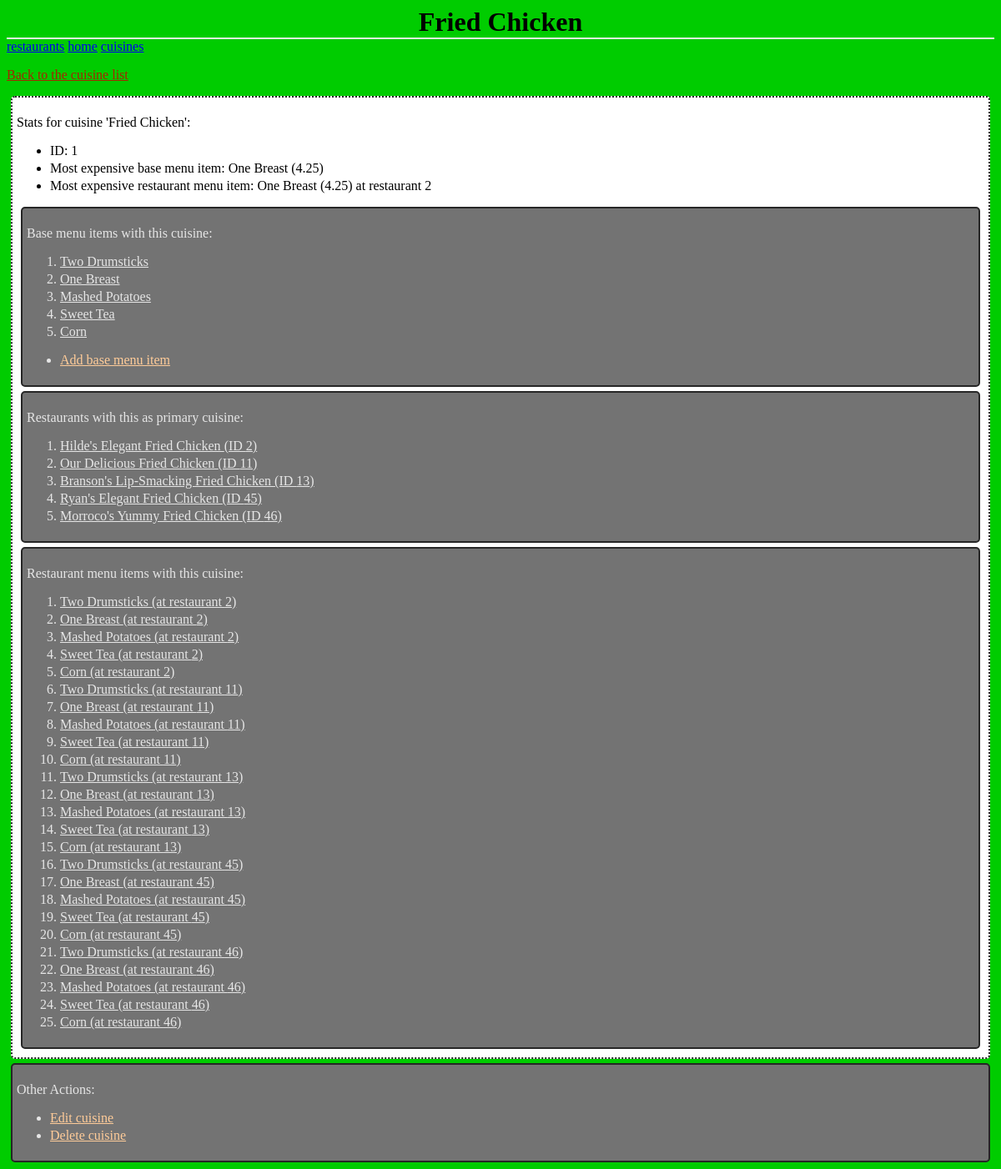
The page /cuisines/1/ on the database its author committed.
### database_setup.py (models this page shows, shortened)
class Cuisine(Base):
	__tablename__ = 'cuisine'
	id = Column(Integer, primary_key=True)
	name = Column(String(80), nullable=False, unique=True)

class BaseMenuItem(Base):
	__tablename__ = 'base_menu_item'
	name = Column(String(80), nullable=False, unique=True)
	id = Column(Integer, primary_key=True)
	description = Column(String(250), nullable=False)
	price = Column(Float, nullable=False)
	picture = Column(LargeBinary, nullable=False)
	cuisine_id = Column(Integer, ForeignKey('cuisine.id'))
	menuSection_id = Column(Integer, ForeignKey('menu_section.id'))
	cuisine = relationship(Cuisine)
	menuSection = relationship(MenuSection)
	CheckConstraint('price >= 0')

class RestaurantMenuItem(Base):
	__tablename__ = 'restaurant_menu_item'
	name = Column(String(80), nullable=False)
	id = Column(Integer, primary_key=True)
	description = Column(String(250), nullable=False)
	price = Column(Float, nullable=False)
	picture = Column(LargeBinary, nullable=False)
	restaurant_id = Column(Integer, ForeignKey('restaurant.id'))
	baseMenuItem_id = Column(Integer, ForeignKey('base_menu_item.id'))
	menuSection_id = Column(Integer, ForeignKey('menu_section.id'))
	restaurant = relationship(Restaurant)
	baseMenuItem = relationship(BaseMenuItem)
	menuSection = relationship(MenuSection)
	CheckConstraint('price >= 0')

class Restaurant(Base):
	__tablename__ = 'restaurant'
	id = Column(Integer, primary_key=True)
	name = Column(String(250), nullable=False)
	cuisine_id = Column(Integer, ForeignKey('cuisine.id'))
	user_id = Column(Integer, ForeignKey('user.id'))
	picture = Column(LargeBinary, nullable=False)
	cuisine = relationship(Cuisine)
	user = relationship(User)

### project.py (the view)
@app.route('/cuisines/<int:cuisine_id>/')
def cuisine(cuisine_id):
        cuisine = RestaurantManager.getCuisine(cuisine_id=cuisine_id)
        restaurants = RestaurantManager.getRestaurants(cuisine_id=cuisine_id)
        baseMenuItems = RestaurantManager.\
                        getBaseMenuItems(cuisine_id=cuisine_id)
        restaurantMenuItems = RestaurantManager.\
                              getRestaurantMenuItems(cuisine_id=cuisine_id)
        if len(baseMenuItems) > 0:
            mostExpensiveBaseMenuItem = baseMenuItems[0]
            for item in baseMenuItems:
                if item.price > mostExpensiveBaseMenuItem.price:
                    mostExpensiveBaseMenuItem = item
            mostExpensiveBaseMenuItem.price = Decimal(mostExpensiveBaseMenuItem.price).quantize(Decimal('0.01'))
        else:
            mostExpensiveBaseMenuItem = RestaurantManager.getBaseMenuItem(-1)
            mostExpensiveBaseMenuItem.name = "N/A"
            mostExpensiveBaseMenuItem.price = "N/A"
        if len(restaurantMenuItems) > 0:
            mostExpensiveRestaurantMenuItem = restaurantMenuItems[0]
            for item in restaurantMenuItems:
                if item.price > mostExpensiveRestaurantMenuItem.price:
                    mostExpensiveRestaurantMenuItem = item
            mostExpensiveRestaurantMenuItem.price = Decimal(mostExpensiveRestaurantMenuItem.price).quantize(Decimal('0.01'))
        else:
            mostExpensiveRestaurantMenuItem = RestaurantManager.getBaseMenuItem(-1)
            mostExpensiveRestaurantMenuItem.name = "N/A"
            mostExpensiveRestaurantMenuItem.price = "N/A"
        return render_template("Cuisine.html",
                               cuisine=cuisine,
                               mostExpensiveBaseMenuItem=mostExpensiveBaseMenuItem,
                               mostExpensiveRestaurantMenuItem=mostExpensiveRestaurantMenuItem,
                               restaurants=restaurants,
                               baseMenuItems=baseMenuItems,
                               restaurantMenuItems=restaurantMenuItems)

### RestaurantManager.py (called while the page is built)
def getRestaurantDBSession():
    engine = create_engine('sqlite:///restaurants.db')
    Base.metadata.bind = engine
    DBSession = sessionmaker(bind=engine)
    session = DBSession()
    return session

def getRestaurants(cuisine_id=None):
    session = getRestaurantDBSession()
    if cuisine_id is not None:
        restaurants = session.query(Restaurant).\
                      filter_by(cuisine_id=cuisine_id).all()
    else:
        restaurants = session.query(Restaurant).\
                      order_by(Restaurant.id).all()
    session.close()
    return restaurants

def getBaseMenuItems(cuisine_id=None):
    session = getRestaurantDBSession()
    if cuisine_id is not None:
        baseMenuItems = session.query(BaseMenuItem).\
                        filter_by(cuisine_id=cuisine_id).all()
    else:
        baseMenuItems = session.query(BaseMenuItem).\
                        order_by(BaseMenuItem.id).all()
    session.close()
    return baseMenuItems

def getCuisine(cuisine_id=None, name=None):
    session = getRestaurantDBSession()
    if cuisine_id is not None:
        cuisine  = session.query(Cuisine).filter_by(id=cuisine_id).first()
    elif name is not None:
        cuisine = session.query(Cuisine).filter_by(name=name).first()
    session.close()
    return cuisine

### templates/Cuisine.html (shortened to what this page needs)
<html>
<head>
	<link rel=stylesheet type=text/css href="{{url_for('static',
											           filename='Cuisines.css')}}">
</head>
<body>
	<h1 class='header'>
		{{cuisine.name}}
	</h1>
	<div class='homeLinks'>
		<a href="{{url_for('restaurants')}}">restaurants</a>
		<a href="{{url_for('restaurantManagerIndex')}}">home</a>
		<a href="{{url_for('cuisines')}}">cuisines</a>
	</div>
	<p>
		<a class='backLink' href="{{url_for('cuisines')}}">
			Back to the cuisine list
		</a>
	</p>
	<div class='stats'>
		<p>Stats for cuisine '{{cuisine.name}}':</p>
		<ul>
			<li>ID: {{cuisine.id}}</li>
			<li>Most expensive base menu item: {{mostExpensiveBaseMenuItem.name}}
				({{mostExpensiveBaseMenuItem.price}})</li>
			<li>Most expensive restaurant menu item:
				{{mostExpensiveRestaurantMenuItem.name}}
				({{mostExpensiveRestaurantMenuItem.price}}) at
				restaurant {{mostExpensiveRestaurantMenuItem.restaurant_id}}</li>
		</ul>
		<div class='list'>
		<p>
			Base menu items with this cuisine:
		</p>
		<ol>
			{% for item in baseMenuItems %}
			<li>
			<a class='forwardLink' href="{{url_for('baseMenuItem',
							   cuisine_id=cuisine.id,
							   baseMenuItem_id=item.id)}}">
				{{item.name}}</a>
			</li>
			{% endfor %}
		</ol>
		<ul>
			<li><a class='actionLink' href="{{url_for('addBaseMenuItem',
							   	   cuisine_id=cuisine.id)}}">
				Add base menu item</a>
			</li>
		</ul>
		</div>
		<div class='list'>
		<p>
			Restaurants with this as primary cuisine:
		</p>
		<ol>
			{% for restaurant in restaurants %}
			<li>
			<a class='forwardLink' href="{{url_for('restaurant',
							   restaurant_id=restaurant.id)}}">
				{{restaurant.name}} (ID {{restaurant.id}})</a>
			</li>
			{% endfor %}
		</ol>
		</div>
		<div class='list'>
		<p>
			Restaurant menu items with this cuisine:
		</p>
		<ol>
			{% for item in restaurantMenuItems %}
			<li>
			<a class='forwardLink' href="{{url_for('restaurantMenuItem',
							   restaurant_id=item.restaurant_id,
							   restaurantMenuItem_id=item.id)}}">
				{{item.name}} (at restaurant {{item.restaurant_id}})</a>
			</li>
			{% endfor %}
		</ol>
		</div>
	</div>
	<div class='list'>
	<p>Other Actions:</p>
	<ul>
		<li><a class='actionLink' href="{{url_for('editCuisine',
							   cuisine_id=cuisine.id)}}">
			Edit cuisine</a>
		</li>
		<li><a class='actionLink' href="{{url_for('deleteCuisine',
							   cuisine_id=cuisine.id)}}">
			Delete cuisine</a>
		</li>
	</ul>
	</div>
</body>
</html>

### static/Cuisines.css (style rules this page uses)
body { font-family: serif; background-color: #00cc00 }
li { margin: 0 0 3px 0; }
.header { left: 50%; text-align: center; font-family: 'Georgia', serif; border-bottom: 2px solid #eee; margin: 0; }
.list { border: 2px solid; border-radius: 5px; padding: 5px; margin: 5px; border-color: #262626; background-color: #737373; color: #e6e6e6; }
.stats { border: 2px dotted; border-radius: 5px; padding: 5px; margin: 5px; border-color: #262626; background-color: #ffffff; color: #000000; }
.backLink { color: #a52600; }
.actionLink { color: #ffcc99; }
.forwardLink { color: #e6e6e6; }

### rows shown on the page
Cuisine: name "Fried Chicken", id "1"
BaseMenuItem: name "One Breast", price "4.25"
RestaurantMenuItem: name "One Breast", price "4.25", restaurant_id "2"
BaseMenuItem: name "Two Drumsticks"
BaseMenuItem: name "Mashed Potatoes"
BaseMenuItem: name "Sweet Tea"
BaseMenuItem: name "Corn"
Restaurant: name "Hilde's Elegant Fried Chicken", id "2"
Restaurant: name "Our Delicious Fried Chicken", id "11"
Restaurant: name "Branson's Lip-Smacking Fried Chicken", id "13"
Restaurant: name "Ryan's Elegant Fried Chicken", id "45"
Restaurant: name "Morroco's Yummy Fried Chicken", id "46"
RestaurantMenuItem: name "Two Drumsticks", restaurant_id "2"
RestaurantMenuItem: name "Mashed Potatoes", restaurant_id "2"
RestaurantMenuItem: name "Sweet Tea", restaurant_id "2"
RestaurantMenuItem: name "Corn", restaurant_id "2"
RestaurantMenuItem: name "Two Drumsticks", restaurant_id "11"
RestaurantMenuItem: name "One Breast", restaurant_id "11"
RestaurantMenuItem: name "Mashed Potatoes", restaurant_id "11"
RestaurantMenuItem: name "Sweet Tea", restaurant_id "11"
RestaurantMenuItem: name "Corn", restaurant_id "11"
RestaurantMenuItem: name "Two Drumsticks", restaurant_id "13"
RestaurantMenuItem: name "One Breast", restaurant_id "13"
RestaurantMenuItem: name "Mashed Potatoes", restaurant_id "13"
RestaurantMenuItem: name "Sweet Tea", restaurant_id "13"
RestaurantMenuItem: name "Corn", restaurant_id "13"
RestaurantMenuItem: name "Two Drumsticks", restaurant_id "45"
RestaurantMenuItem: name "One Breast", restaurant_id "45"
RestaurantMenuItem: name "Mashed Potatoes", restaurant_id "45"
RestaurantMenuItem: name "Sweet Tea", restaurant_id "45"
RestaurantMenuItem: name "Corn", restaurant_id "45"
RestaurantMenuItem: name "Two Drumsticks", restaurant_id "46"
RestaurantMenuItem: name "One Breast", restaurant_id "46"
RestaurantMenuItem: name "Mashed Potatoes", restaurant_id "46"
RestaurantMenuItem: name "Sweet Tea", restaurant_id "46"
RestaurantMenuItem: name "Corn", restaurant_id "46"
